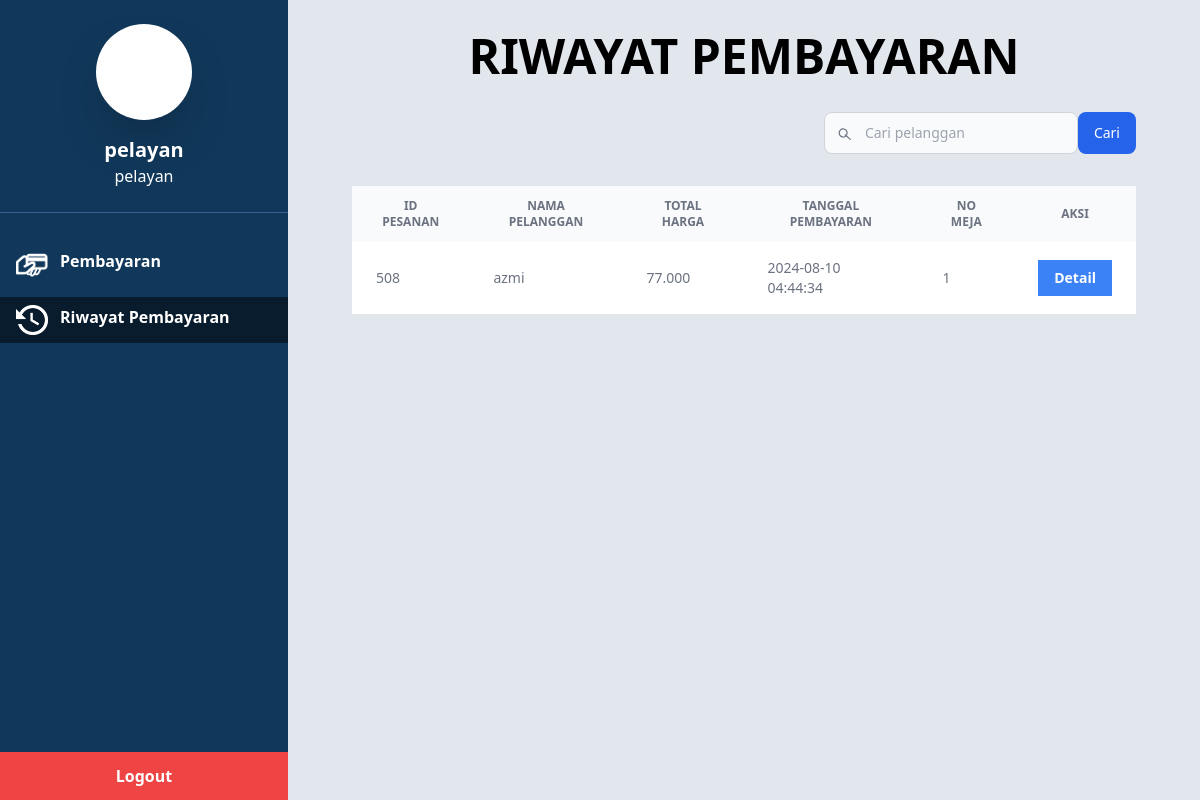
The app's page /public/pages/kasir/riwayat.php (signed in) with its own data.
### tables this page shows
CREATE TABLE `karyawan` (
  `id_karyawan` int(11) NOT NULL,
  `nama` varchar(100) DEFAULT NULL,
  `kontak` varchar(15) DEFAULT NULL,
  `jabatan` enum('pelayan','koki','kasir','manager') DEFAULT NULL,
  `password_karyawan` varchar(255) DEFAULT NULL,
  `alamat` varchar(255) DEFAULT NULL
);

CREATE TABLE `pembayaran` (
  `id_pembayaran` int(11) NOT NULL,
  `id_pesanan` int(11) DEFAULT NULL,
  `id_karyawan` int(11) DEFAULT NULL,
  `total_harga` decimal(10,2) DEFAULT NULL,
  `tanggal_waktu_Pembayaran` timestamp NULL DEFAULT current_timestamp(),
  `metode_pembayaran` enum('Tunai','Kartu') DEFAULT NULL
);

CREATE TABLE `pelanggan` (
  `id_pelanggan` int(11) NOT NULL,
  `nama_pelanggan` varchar(100) DEFAULT NULL
);

CREATE TABLE `pesanan` (
  `id_pesanan` int(11) NOT NULL,
  `id_pelanggan` int(11) DEFAULT NULL,
  `id_karyawan` int(11) DEFAULT NULL,
  `id_meja` int(11) DEFAULT NULL,
  `tanggal_waktu_pesanan` timestamp NULL DEFAULT current_timestamp(),
  `status_pembayaran` enum('belum','sudah') DEFAULT 'belum'
);

### public/pages/kasir/riwayat.php (the view, shortened to what this page needs)
<?php
include "../koneksi.php";
$id_karyawan = $_SESSION['id_karyawan'];
$query = "SELECT nama, jabatan FROM karyawan WHERE id_karyawan = ?";
$stmt = $conn->prepare($query);
$stmt->bind_param("i", $id_karyawan);
$stmt->execute();
$result = $stmt->get_result();
if ($result->num_rows > 0) {
    $pegawai = $result->fetch_assoc();
    if (isset($pegawai['nama']) && isset($pegawai['jabatan'])) {
        $nama = $pegawai['nama'];
        $jabatan = $pegawai['jabatan'];
    } else {
        die('Data pegawai tidak lengkap.');
    }
} else {
    die('Data pegawai tidak ditemukan.');
}
function getRiwayatPembayaran($conn) {
    $search = isset($_GET['search']) ? $_GET['search'] : '';
    $search = '%' . $search . '%';
    $query = "
        SELECT pembayaran.id_pesanan, pelanggan.nama_pelanggan, pembayaran.total_harga, pembayaran.tanggal_waktu_pembayaran, pesanan.id_meja
        FROM pembayaran
        INNER JOIN pesanan ON pembayaran.id_pesanan = pesanan.id_pesanan
        INNER JOIN pelanggan ON pesanan.id_pelanggan = pelanggan.id_pelanggan
        WHERE pelanggan.nama_pelanggan LIKE ?
    ";
    $stmt = $conn->prepare($query);
    $stmt->bind_param("s", $search);
    $stmt->execute();
    $result = $stmt->get_result();
    if ($result->num_rows > 0) {
        $data = [];
        while ($row = $result->fetch_assoc()) {
            $data[] = $row;
        }
        return $data;
    } else {
        return [];
    }
}
$riwayatPembayaran = getRiwayatPembayaran($conn);
?>
<!DOCTYPE html>
<html lang="en">
<head>
    <link href="./../../css/output.css" rel="stylesheet">
</head>
<body class="bg-gray-100 font-sans antialiased">
    <div class="flex">
        <div class="w-72 bg-[#11385a] text-white flex flex-col h-screen">
            <div class="flex items-center justify-center p-6 border-b border-[#355e91]">
                <div class="text-center">
                    <div class="w-24 h-24 bg-white rounded-full mx-auto shadow-2xl"></div>
                    <h2 class="mt-4 text-xl font-semibold"><?php echo htmlspecialchars($nama); ?></h2>
                    <p><?php echo htmlspecialchars($jabatan); ?></p>
                </div>
            </div>
            <nav class="flex flex-col mt-6">
                <a href="./dashboard.php" class="px-4 py-2 my-1 flex flex-row font-semibold hover:bg-[#091c2d]">
                    <img src="./../../image/bayar.png" class="w-8 mr-3" alt="">
                    <div>Pembayaran</div>
                </a>
                <a href="./riwayat.php" class="px-4 py-2 flex my-1 flex-row font-semibold bg-[#091c2d]">
                    <img src="./../../image/history.png" class="w-8 mr-3" alt="">
                    <div>Riwayat Pembayaran</div>
                </a>
            </nav>
            <div class="flex flex-col mt-auto text-center">
                <button id="logoutButton" class="p-3 font-bold bg-red-500 text-white hover:bg-red-600">Logout</button>
            </div>
        </div>
        <div class="flex-1 overflow-hidden h-screen bg-[#e2e6ed]">
            <div class="text-5xl font-bold text-center p-8">RIWAYAT PEMBAYARAN</div>
            <div>
                <form class="flex justify-end px-16" method="get">
                    <div class="relative">
                        <div class="absolute inset-y-0 start-0 flex items-center ps-3 pointer-events-none">
                        </div>
                        <input type="text" id="search" name="search" class="block p-2.5 w-full ps-10 text-sm text-gray-900 border border-gray-300 rounded-lg bg-gray-50 focus:ring-blue-500 focus:border-blue-500" placeholder="Cari pelanggan" value="<?php echo htmlspecialchars(isset($_GET['search']) ? $_GET['search'] : ''); ?>">
                    </div>
                    <button type="submit" class="ms-2 text-white bg-blue-600 hover:bg-blue-700 focus:ring-4 focus:ring-blue-300 font-medium rounded-lg text-sm px-4 py-2">Cari</button>
                </form>
            </div>
            <div class="px-16 py-8">
                <table class="w-full text-sm text-left text-gray-500">
                    <thead class="text-xs text-gray-700 uppercase bg-gray-50">
                        <tr>
                            <th scope="col" class="px-6 py-3">ID Pesanan</th>
                            <th scope="col" class="px-6 py-3">Nama Pelanggan</th>
                            <th scope="col" class="px-6 py-3">Total Harga</th>
                            <th scope="col" class="px-6 py-3">Tanggal Pembayaran</th>
                            <th scope="col" class="px-6 py-3">NO Meja</th>
                            <th scope="col" class="px-6 py-3">Aksi</th>
                        </tr>
                    </thead>
                    <tbody>
                        <?php foreach ($riwayatPembayaran as $item): ?>
                            <tr class="bg-white border-b">
                                <td class="px-6 py-4"><?php echo htmlspecialchars($item['id_pesanan']); ?></td>
                                <td class="px-6 py-4"><?php echo htmlspecialchars($item['nama_pelanggan']); ?></td>
                                <td class="px-6 py-4"><?php echo number_format($item['total_harga'], 0, ',', '.'); ?></td>
                                <td class="px-6 py-4"><?php echo htmlspecialchars($item['tanggal_waktu_pembayaran']); ?></td>
                                <td class="px-6 py-4"><?php echo htmlspecialchars($item['id_meja']); ?></td>
                                <td class="px-6 py-4">
                                    <button class="show-details-btn bg-blue-500 hover:bg-blue-700 text-white font-bold py-2 px-4 rounded" data-id="<?php echo htmlspecialchars($item['id_pesanan']); ?>">Detail</button>
                                </td>
                            </tr>
                        <?php endforeach; ?>
                    </tbody>
                </table>
            </div>
        </div>
    </div>
</body>
</html>

### records on screen
karyawan: nama "pelayan", jabatan "pelayan"
pembayaran: id_pesanan "508", pelanggan.nama_pelanggan "azmi", total_harga "77.000", tanggal_waktu_Pembayaran "2024-08-10 04:44:34", id_pesanan.id_meja "1"
